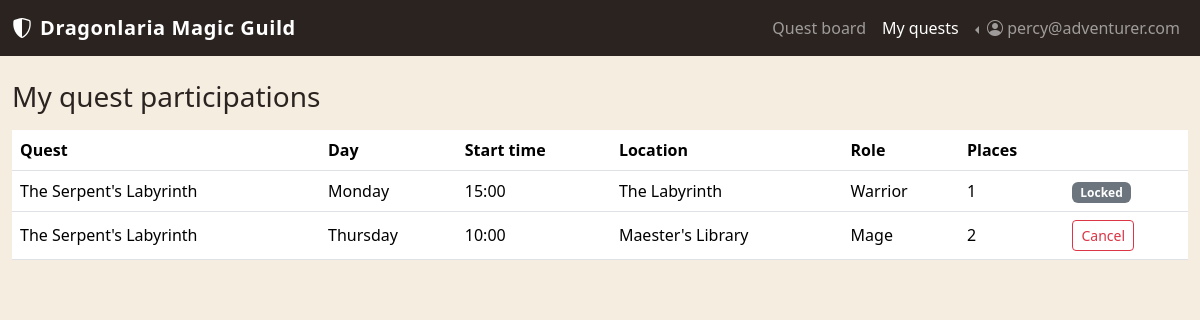
The app's page /profile (signed in), older data.
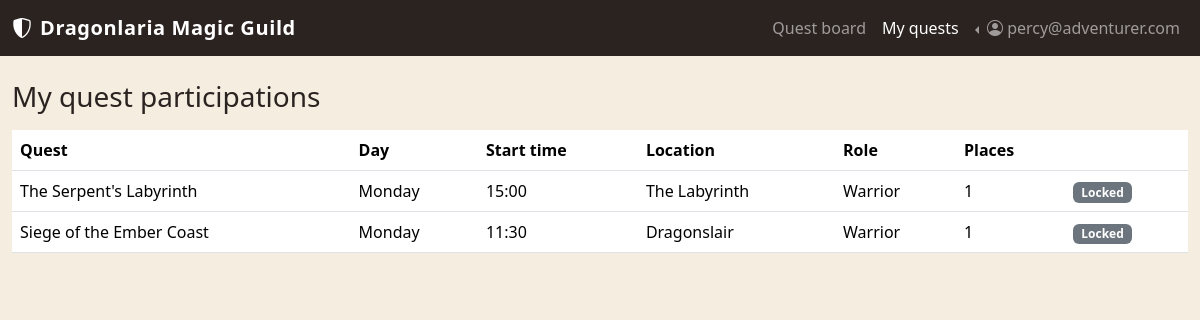
The same page, newer data.
### tables this page shows
CREATE TABLE "PARTICIPATIONS" (
	"participation_id"	INTEGER NOT NULL UNIQUE,
	"user_id"	INTEGER NOT NULL,
	"session_id"	INTEGER NOT NULL,
	"role_is"	TEXT NOT NULL,
	"places_reserved"	INTEGER NOT NULL,
	PRIMARY KEY("participation_id" AUTOINCREMENT),
	FOREIGN KEY("session_id") REFERENCES "QUEST_SESSIONS"("session_id"),
	FOREIGN KEY("user_id") REFERENCES "USERS"("user_id")
);

CREATE TABLE "QUESTS" (
	"quest_id"	INTEGER NOT NULL UNIQUE,
	"created_by"	INTEGER NOT NULL,
	"title"	TEXT NOT NULL,
	"dur_mins"	INTEGER NOT NULL,
	"quest_type"	TEXT NOT NULL,
	"difficulty"	TEXT NOT NULL,
	"desc"	TEXT NOT NULL,
	"image_path"	TEXT NOT NULL,
	PRIMARY KEY("quest_id" AUTOINCREMENT),
	FOREIGN KEY("created_by") REFERENCES "USERS"("user_id")
);

CREATE TABLE "QUEST_SESSIONS" (
	"session_id"	INTEGER NOT NULL UNIQUE,
	"quest_id"	INTEGER NOT NULL,
	"day"	TEXT NOT NULL,
	"start_time"	TEXT NOT NULL,
	"location"	TEXT NOT NULL,
	PRIMARY KEY("session_id" AUTOINCREMENT),
	FOREIGN KEY("quest_id") REFERENCES "QUESTS"("quest_id")
);

### app.py (the view)
@app.route("/profile")
@login_required
def profile():
    participations_db = participations_dao.get_participations_by_user(current_user.id)
    participations = []
    for p in participations_db:
        modifiable = participations_dao.is_modifiable(p["day"], p["start_time"], SIMULATED_NOW)
        participation = dict(p) # made a copy
        participation["modifiable"] = modifiable #modifiable participations are added to the dict as a boolean
        participations.append(participation)
    return render_template("adventurer/profile.html", participations=participations)

### app.py (called while the page is built)
@login_manager.user_loader
def load_user(user_id):
    db_user = users_dao.get_user_by_id(user_id)
    if db_user is None:
        return None
    return User(id=db_user["user_id"], email=db_user["email"],
                password_hash=db_user["password_hash"], role=db_user["role"])

### models.py (called while the page is built)
    def is_adventurer(self):
        return self.role == "adventurer"

### participations_dao.py (called while the page is built)
def get_participations_by_user(user_id):
    query = (
        "SELECT P.participation_id, P.user_id, P.session_id, P.places_reserved, "
        "P.role_is AS role_category, "
        "QS.day, QS.start_time, QS.location, Q.title, Q.dur_mins AS duration_minutes "
        "FROM PARTICIPATIONS P "
        "JOIN QUEST_SESSIONS QS ON P.session_id = QS.session_id "
        "JOIN QUESTS Q ON QS.quest_id = Q.quest_id "
        "WHERE P.user_id = ?"
    )
    conn = sqlite3.connect("database/myquest.db")
    conn.row_factory = sqlite3.Row
    cursor = conn.cursor()
    cursor.execute(query, (user_id,))
    db_participations = cursor.fetchall()
    cursor.close()
    conn.close()
    return db_participations

### templates/adventurer/profile.html (shortened to what this page needs)
{% extends "base.html" %}
{% block profile_active %}active{% endblock %}
{% block content %}
<div class="col-12">
  <h1 class="h3 mb-3">My quest participations</h1>
  {% if participations|length == 0 %}
  <p class="text-muted">You haven't joined any quest sessions yet. Visit the <a href="{{ url_for('homepage') }}">quest board</a> to find one.</p>
  {% else %}
  <table class="table align-middle">
    <thead>
      <tr>
        <th scope="col">Quest</th>
        <th scope="col">Day</th>
        <th scope="col">Start time</th>
        <th scope="col">Location</th>
        <th scope="col">Role</th>
        <th scope="col">Places</th>
        <th scope="col"></th>
      </tr>
    </thead>
    <tbody>
      {% for p in participations %}
      <tr>
        <td>{{ p.title }}</td>
        <td>{{ p.day }}</td>
        <td><time>{{ p.start_time }}</time></td>
        <td>{{ p.location }}</td>
        <td>{{ p.role_category }}</td>
        <td>{{ p.places_reserved }}</td>
        <td>
          {% if p.modifiable %}
          <form method="POST" action="{{ url_for('cancel_participation', participation_id=p.participation_id) }}">
            <button type="submit" class="btn btn-outline-danger btn-sm">Cancel</button>
          </form>
          {% else %}
          <span class="badge bg-secondary">Locked</span>
          {% endif %}
        </td>
      </tr>
      {% endfor %}
    </tbody>
  </table>
  {% endif %}
</div>
{% endblock %}

Row changes from the older to the newer data that the page shows:
removed PARTICIPATIONS: title "The Serpent's Labyrinth", day "Thursday", start_time "10:00", location "Maester's Library", role_category "Mage", places_reserved "2"
added PARTICIPATIONS: title "Siege of the Ember Coast", day "Monday", start_time "11:30", location "Dragonslair", role_category "Warrior", places_reserved "1", shows "Locked"
